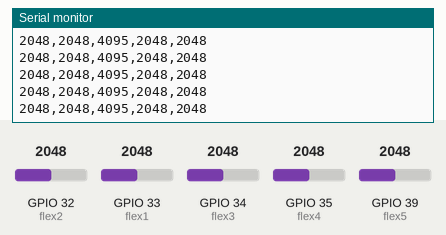
This sketch was run on a simulated ESP32. Parts: the last lines printed to the serial monitor. The inputs (shaded band) are chosen by the test bench; at power-on: GPIO 32 (flex2) = 2048, GPIO 33 (flex1) = 2048, GPIO 35 (flex4) = 2048, GPIO 39 (flex5) = 2048, GPIO 34 (flex3) = 2048. WiFi joins after 1.5 s; servers stay silent unless stated.

Above: at 2.7 s.
2.8 s: GPIO 32 (flex2) set to 2866
At 2.83 s:
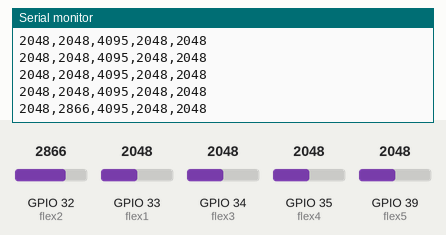
4.3 s: GPIO 33 (flex1) set to 2866
At 4.34 s:
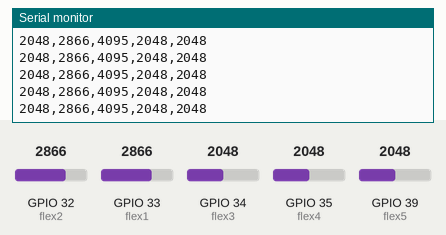
5.8 s: GPIO 35 (flex4) set to 2866
At 5.86 s:
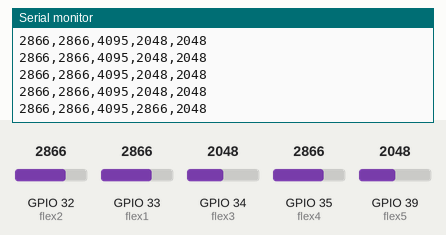
7.3 s: GPIO 39 (flex5) set to 2866
At 7.38 s:
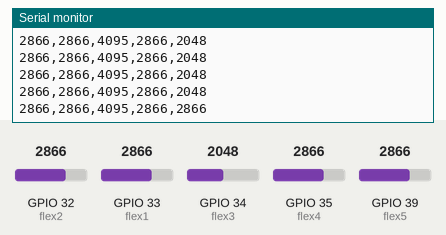
8.8 s: GPIO 34 (flex3) set to 122
At 8.8 s:
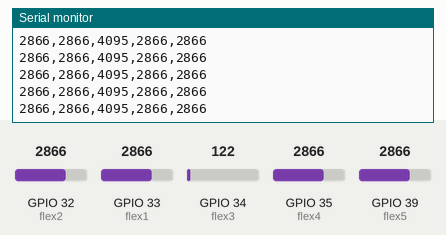
10.3 s: GPIO 32 (flex2) set to 3972
At 10.32 s:
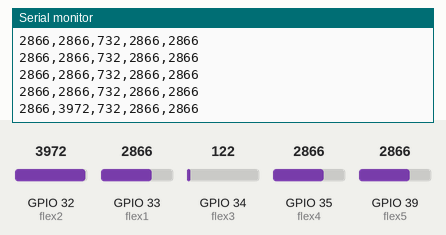
Timing chart, 0 to 12.8 s (numbered marks = the images above; inputs shaded):
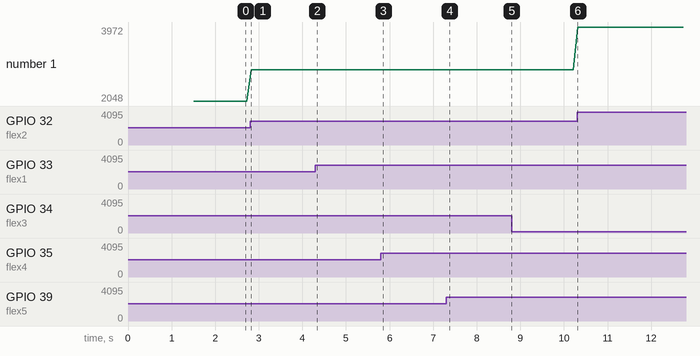

Measured:
- after the input at 2.8 s, the serial monitor: prints a new line at once (image 1)
- after the input at 5.8 s, the serial monitor: prints a new line after 0.06 s (image 3)
- after the input at 7.3 s, the serial monitor: prints a new line after 0.08 s (image 4)
- after the input at 10.3 s, the serial monitor: prints a new line at once (image 6)
- plotted number 1: 2048 → 2866 after the input at 2.8 s, 2866 → 3972 after the input at 10.3 s

The sketch:

wf-flex-f.ino
```cpp
#include <WiFi.h>
#include <WiFiUdp.h>

// Các chân kết nối flex sensor (GPIO của ESP32)
const int flex1 = 33;
const int flex2 = 32;
const int flex3 = 34;
const int flex4 = 35;
const int flex5 = 39;

// Hệ số điều chỉnh cho flex3 (chân 34)
float flex34_scale_factor = 6.0;

// Cài đặt Wi-Fi
const char* ssid = "ESP32_T";       // Tên mạng Wi-Fi của bàn tay robot
const char* password = "12345678";   // Mật khẩu mạng Wi-Fi

WiFiUDP udp;
const int udpPort = 1234;            // Cổng UDP server

void setup() {
  Serial.begin(115200); // Giao tiếp debug

  // Kết nối Wi-Fi với Access Point của bàn tay robot
  WiFi.begin(ssid, password);
  Serial.println("Connecting to Wi-Fi...");
  while (WiFi.status() != WL_CONNECTED) {
    delay(500);
    Serial.print(".");
  }
  Serial.println("\nConnected to Wi-Fi!");
  Serial.print("ESP32 IP Address: ");
  Serial.println(WiFi.localIP());

  // Khởi động UDP server
  udp.begin(udpPort);
  Serial.println("UDP Server started");

  // Cấu hình các chân analog
  pinMode(flex1, INPUT);
  pinMode(flex2, INPUT);
  pinMode(flex3, INPUT);
  pinMode(flex4, INPUT);
  pinMode(flex5, INPUT);
}

void loop() {
  // Đọc giá trị cảm biến
  int val1 = analogRead(flex1);
  int val2 = analogRead(flex2);
  int val3 = analogRead(flex3);
  int val4 = analogRead(flex4);
  int val5 = analogRead(flex5);

  // Áp dụng hệ số điều chỉnh cho flex3 (chân 34)
  val3 = val3 * flex34_scale_factor;

  // Giới hạn giá trị cho flex3 (chân 34)
  val3 = constrain(val3, 0, 4095);

  // Chuẩn bị chuỗi dữ liệu
  String data = String(val1) + "," + String(val2) + "," + String(val3) + "," + String(val4) + "," + String(val5);

  // Gửi dữ liệu qua UDP
  udp.beginPacket(IPAddress(192, 168, 4, 1), udpPort); // Địa chỉ IP của bàn tay robot
  udp.print(data);
  udp.endPacket();
  Serial.println(data); // Debug dữ liệu gửi
  delay(100); // Gửi mỗi 100ms
}
```
